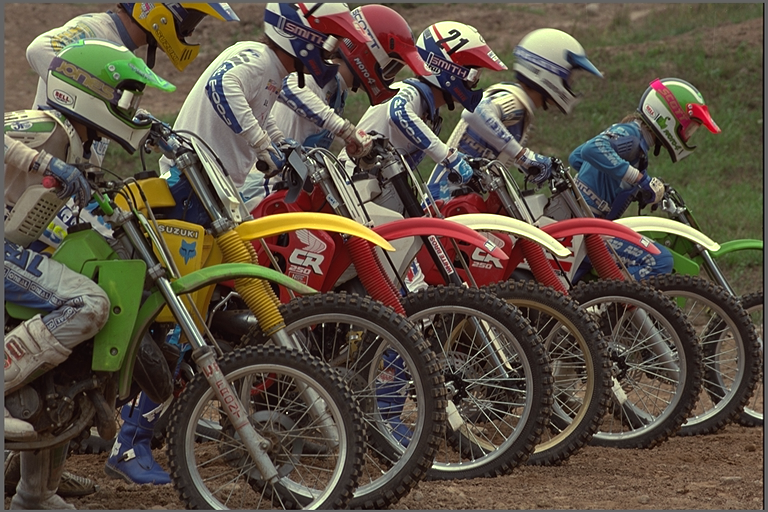
#> input picture images/LIVE_image_quality_assessment_database/bikes.bmp, 768 x 512 px
$ python -i edge_detection.py   (imports and definitions only)
#> lines starting #> are read from the running program, lines starting #| are printed output that depends on the picture
"""
adaptive-edge-aware-jpeg - Enhancing JPEG with edge-aware dynamic block partitioning.
Copyright (C) 2025  Fevzi Babaoğlu

This program is free software: you can redistribute it and/or modify
it under the terms of the GNU Lesser General Public License as published by
the Free Software Foundation, either version 3 of the License, or
(at your option) any later version.

This program is distributed in the hope that it will be useful,
but WITHOUT ANY WARRANTY; without even the implied warranty of
MERCHANTABILITY or FITNESS FOR A PARTICULAR PURPOSE.  See the
GNU Lesser General Public License for more details.

You should have received a copy of the GNU Lesser General Public License
along with this program.  If not, see <https://www.gnu.org/licenses/>.
"""


import cv2 as cv
import numpy as np
from typing import Tuple


class EdgeDetection:
    """A collection of edge detection algorithms."""

    @staticmethod
    def canny(
        img: np.ndarray,
        aperture_size: int = 3,
        use_L2_gradient: bool = True,
        canny_low_ratio: float = 0.10,
        canny_high_ratio: float = 0.30,
        clahe_clip_limit: float = 0.75,
        clahe_tile_grid: Tuple[int, int] = (4, 4),
        bilateral_diameter: int = 5,
        bilateral_sigma_color: int = 75,
        bilateral_sigma_space: int = 75,
        gaussian_kernel: int = 3,
    ) -> np.ndarray:
        """
        Applies a pre-processing pipeline and the Canny edge detection algorithm.

        The pipeline includes histogram equalization (CLAHE) and noise reduction
        (Gaussian Blur, Bilateral Filter) before applying Canny with adaptive thresholds.

        Args:
            img (np.ndarray): Input luminance image (shape: HxW, values: [0, 1]).
            aperture_size (int): Kernel size for the Sobel derivative in Canny.
            use_L2_gradient (bool): Flag to use a more accurate L2 norm for gradient magnitude.
            canny_low_ratio (float): Lower threshold ratio for adaptive Canny thresholding.
            canny_high_ratio (float): Upper threshold ratio for adaptive Canny thresholding.
            clahe_clip_limit (float): Contrast limit for CLAHE.
            clahe_tile_grid (Tuple[int, int]): Tile grid size for CLAHE.
            bilateral_diameter (int): Diameter of pixel neighborhood for the Bilateral Filter.
            bilateral_sigma_color (int): Sigma value for color space filtering in Bilateral Filter.
            bilateral_sigma_space (int): Sigma value for coordinate space filtering in Bilateral Filter.
            gaussian_kernel (int): Kernel size for the initial Gaussian Blur.

        Returns:
            np.ndarray: Canny-filtered edge map (values [0, 1]).
        """
        if not isinstance(img, np.ndarray):
            raise TypeError("Input must be a numpy array.")
        if img.ndim != 2:
            raise ValueError("Input array must be a 2D.")

        # Scale to [0, 255] and convert to uint8
        scaled_img = (img * 255).astype(np.uint8)

        # CLAHE Histogram equalization
        clahe = cv.createCLAHE(clipLimit=clahe_clip_limit, tileGridSize=clahe_tile_grid)
        eq_img = clahe.apply(scaled_img)

        # Noise reduction
        blur_img = cv.GaussianBlur(eq_img, (gaussian_kernel, gaussian_kernel), 0)
        blur_img = cv.bilateralFilter(blur_img, bilateral_diameter, bilateral_sigma_color, bilateral_sigma_space)

        # Adaptive threshold calculation for Canny
        low_thresh = np.percentile(blur_img, canny_low_ratio * 100)
        high_thresh = np.percentile(blur_img, canny_high_ratio * 100)

        # Apply edge detection
        canny = cv.Canny(blur_img, low_thresh, high_thresh, apertureSize=aperture_size, L2gradient=use_L2_gradient)
        return canny.astype(np.float32) / 255.0

>>> import cv2
>>> picture = cv2.imread('../../images/LIVE_image_quality_assessment_database/bikes.bmp', cv2.IMREAD_GRAYSCALE)
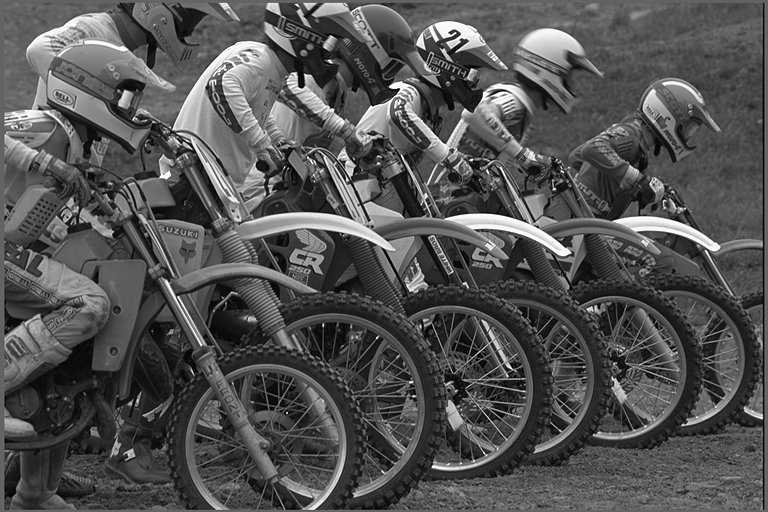
#> picture: shape (512, 768); min 0, max 255, mean 82.8
>>> result = EdgeDetection().canny(picture)
#> in canny, `scaled_img = (img * 255).astype(np.uint8)`:
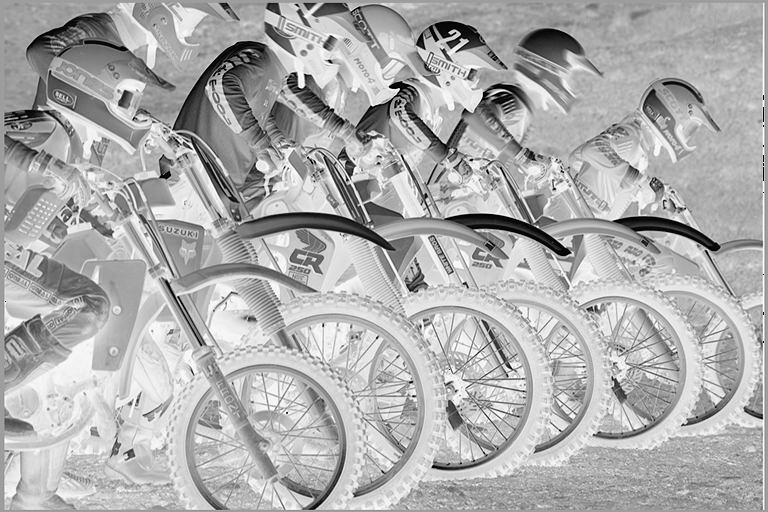
#> scaled_img: shape (512, 768); min 0, max 255, mean 173.1
#> in canny, `eq_img = clahe.apply(scaled_img)`:
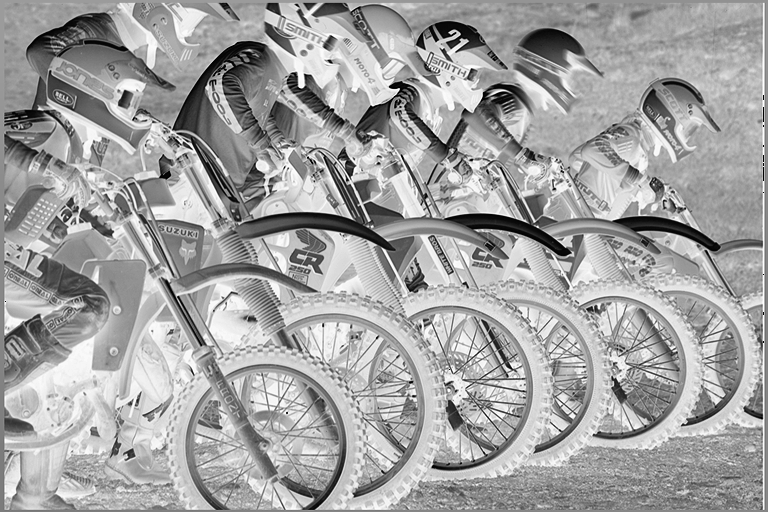
#> eq_img: shape (512, 768); min 1, max 255, mean 162
#> in canny, `blur_img = cv.bilateralFilter(blur_img, bilateral_diameter, bilateral_..`:
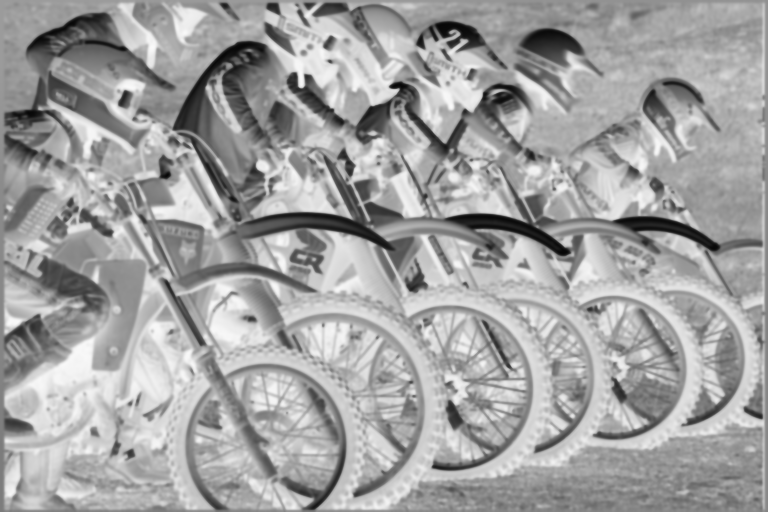
#> blur_img: shape (512, 768); min 6, max 250, mean 161.6
#> in canny, `low_thresh = np.percentile(blur_img, canny_low_ratio * 100)`: low_thresh = 97
#> in canny, `high_thresh = np.percentile(blur_img, canny_high_ratio * 100)`: high_thresh = 145
#> in canny, `canny = cv.Canny(blur_img, low_thresh, high_thresh, apertureSize=apert..`:
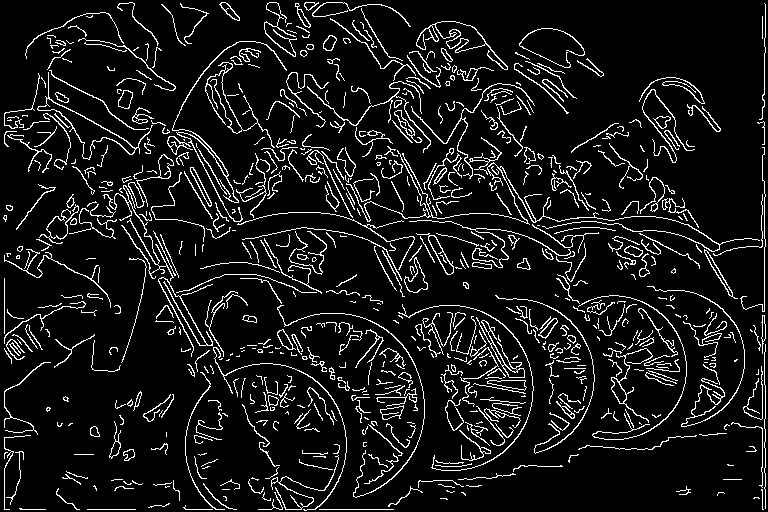
#> canny: shape (512, 768); 9.1% white in thin lines or dots
#> in canny, `return canny.astype(np.float32) / 255.0`: returned value: shape (512, 768) float32; values 0 (black) and 1 (white), 9.1% white in thin lines or dots

$ run again, on images/LIVE_image_quality_assessment_database/monarch.bmp
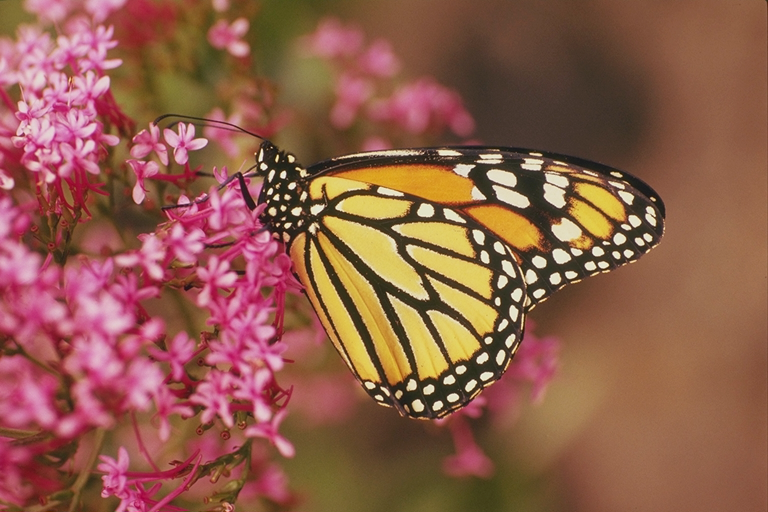
#> input picture images/LIVE_image_quality_assessment_database/monarch.bmp, 768 x 512 px
#> in canny, `blur_img = cv.bilateralFilter(blur_img, bilateral_diameter, bilateral_..`:
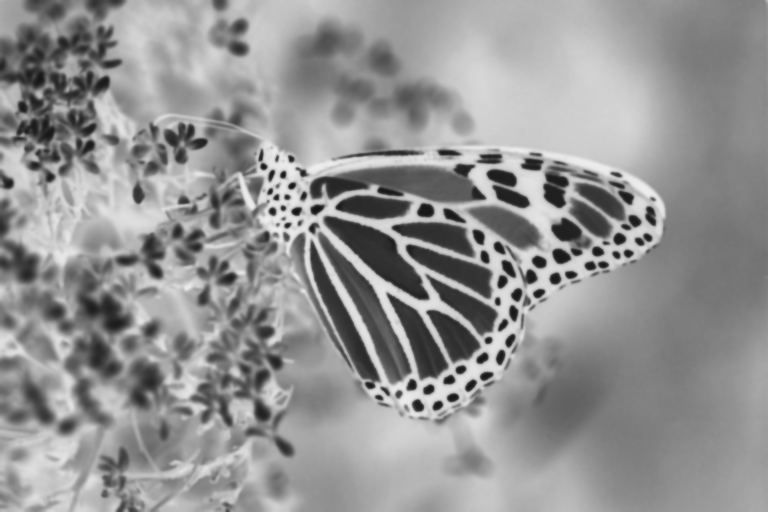
#> blur_img: shape (512, 768); min 18, max 238, mean 147.9
#> low_thresh = 81
#> high_thresh = 129
#> in canny, `canny = cv.Canny(blur_img, low_thresh, high_thresh, apertureSize=apert..`:
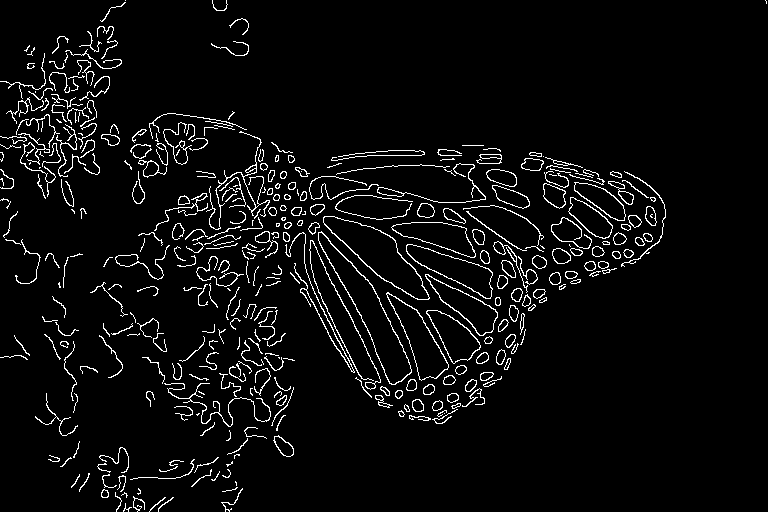
#> canny: shape (512, 768); 4.7% white in thin lines or dots
